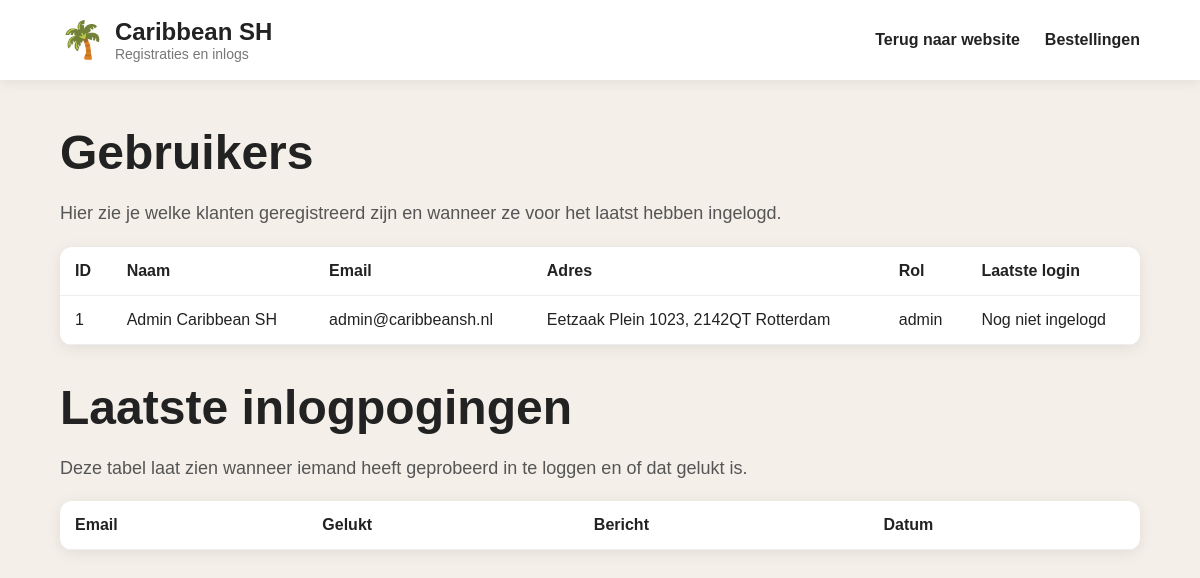
Page /gebruikers.php (signed in) on the committed database.
### tables this page shows
CREATE TABLE inloggegevens (
    inlog_id INT AUTO_INCREMENT PRIMARY KEY,
    registratie_id INT NOT NULL,
    email VARCHAR(120) NOT NULL UNIQUE,
    wachtwoord_hash VARCHAR(255) NOT NULL,
    rol VARCHAR(30) DEFAULT 'klant',
    actief TINYINT(1) DEFAULT 1,
    laatste_login DATETIME NULL,
    FOREIGN KEY (registratie_id) REFERENCES registraties(registratie_id)
);

CREATE TABLE registraties (
    registratie_id INT AUTO_INCREMENT PRIMARY KEY,
    voornaam_achternaam VARCHAR(120) NOT NULL,
    straat_huisnummer VARCHAR(120) NOT NULL,
    woonplaats VARCHAR(80) NOT NULL,
    telefoon VARCHAR(20),
    postcode VARCHAR(10) NOT NULL,
    iban VARCHAR(34),
    email VARCHAR(120) NOT NULL UNIQUE,
    aangemaakt_op DATETIME DEFAULT CURRENT_TIMESTAMP
);

### src/GebruikersService.php (called while the page is built, shortened)
<?php
class GebruikersService
{
    private $repository;
    public function __construct($repository)
    {
        $this->repository = $repository;
    }
    public function getGebruikersOverview(): array
    {
        return [
            'gebruikers' => $this->repository->getGebruikers(),
            'pogingen' => $this->repository->getInlogPogingen(),
        ];
    }
}
class PdoGebruikersRepository
{
    private PDO $pdo;
    public function __construct(PDO $pdo)
    {
        $this->pdo = $pdo;
    }
    public function getGebruikers(): array
    {
        $sql = "SELECT r.registratie_id, r.voornaam_achternaam, r.email, r.telefoon,
                      r.straat_huisnummer, r.postcode, r.woonplaats, r.iban, r.aangemaakt_op,
                      i.rol, i.actief, i.laatste_login
                FROM registraties r
                JOIN inloggegevens i ON r.registratie_id = i.registratie_id
                ORDER BY r.aangemaakt_op DESC";
        $stmt = $this->pdo->query($sql);
        return $stmt->fetchAll(PDO::FETCH_ASSOC);
    }
    public function getInlogPogingen(): array
    {
        $stmt = $this->pdo->query("SELECT * FROM inlog_pogingen ORDER BY geprobeerd_op DESC LIMIT 20");
        return $stmt->fetchAll(PDO::FETCH_ASSOC);
    }
}

### gebruikers.php (the view, shortened to what this page needs)
<?php
require 'database.php';
require 'src/GebruikersService.php';
$service = new GebruikersService(new PdoGebruikersRepository($pdo));
$data = $service->getGebruikersOverview();
$gebruikers = $data['gebruikers'];
?>
<!DOCTYPE html>
<html lang="nl">
<head>
  <link rel="stylesheet" href="style.css">
</head>
<body>
<header>
  <div class="logo">
    <span>🌴</span>
    <div>
      <h2>Caribbean SH</h2>
      <p>Registraties en inlogs</p>
    </div>
  </div>
  <nav>
    <a href="index.php">Terug naar website</a>
    <a href="bestellingen.php">Bestellingen</a>
  </nav>
</header>
<main>
  <section class="page active">
    <div class="titel">
      <h1>Gebruikers</h1>
      <p>Hier zie je welke klanten geregistreerd zijn en wanneer ze voor het laatst hebben ingelogd.</p>
    </div>
    <table>
      <tr>
        <th>ID</th>
        <th>Naam</th>
        <th>Email</th>
        <th>Adres</th>
        <th>Rol</th>
        <th>Laatste login</th>
      </tr>
      <?php foreach ($gebruikers as $gebruiker): ?>
        <tr>
          <td><?= htmlspecialchars($gebruiker['registratie_id']) ?></td>
          <td><?= htmlspecialchars($gebruiker['voornaam_achternaam']) ?></td>
          <td><?= htmlspecialchars($gebruiker['email']) ?></td>
          <td><?= htmlspecialchars($gebruiker['straat_huisnummer']) ?>, <?= htmlspecialchars($gebruiker['postcode']) ?> <?= htmlspecialchars($gebruiker['woonplaats']) ?></td>
          <td><?= htmlspecialchars($gebruiker['rol']) ?></td>
          <td><?= htmlspecialchars($gebruiker['laatste_login'] ?? 'Nog niet ingelogd') ?></td>
        </tr>
      <?php endforeach; ?>
    </table>
    <div class="titel" style="margin-top: 35px;">
      <h1>Laatste inlogpogingen</h1>
      <p>Deze tabel laat zien wanneer iemand heeft geprobeerd in te loggen en of dat gelukt is.</p>
    </div>
    <table>
      <tr>
        <th>Email</th>
        <th>Gelukt</th>
        <th>Bericht</th>
        <th>Datum</th>
      </tr>
    </table>
  </section>
</main>
</body>
</html>

### style.css (style rules this page uses)
* { box-sizing: border-box; }
body { margin: 0; font-family: Arial, Helvetica, sans-serif; background-color: #f4efe8; color: #222; }
header { background-color: white; padding: 18px 5%; display: flex; justify-content: space-between; align-items: center; gap: 20px; box-shadow: 0 2px 12px rgba(0, 0, 0, .08); position: sticky; top: 0; z-index: 5; }
.logo { display: flex; align-items: center; gap: 10px; cursor: pointer; }
.logo span { font-size: 36px; }
.logo h2, .logo p { margin: 0; }
.logo p { color: #777; font-size: 14px; }
nav { display: flex; gap: 25px; }
nav a, .account-links a, .formulier a { cursor: pointer; text-decoration: none; color: #222; font-weight: 700; }
main { width: 90%; max-width: 1150px; margin: 0 auto; }
.page { display: none; padding: 45px 0; }
.active { display: block; }
.hero h1, .titel h1 { font-size: 48px; margin: 0 0 15px; }
.hero p, .titel p { line-height: 1.7; color: #555; font-size: 18px; }
table { width:100%;border-collapse:collapse;background:#fff;box-shadow:0 3px 15px rgba(0,0,0,.08);border-radius:12px;overflow:hidden }
th,td { text-align:left;padding:15px;border-bottom:1px solid #eee }

### rows in the picture
inloggegevens: registratie.registratie_id "1", registratie.voornaam_achternaam "Admin Caribbean SH", registratie.email "admin@caribbeansh.nl", registratie.straat_huisnummer "Eetzaak Plein 1023", registratie.postcode "2142QT", registratie.woonplaats "Rotterdam", rol "admin", laatste_login "Nog niet ingelogd"
